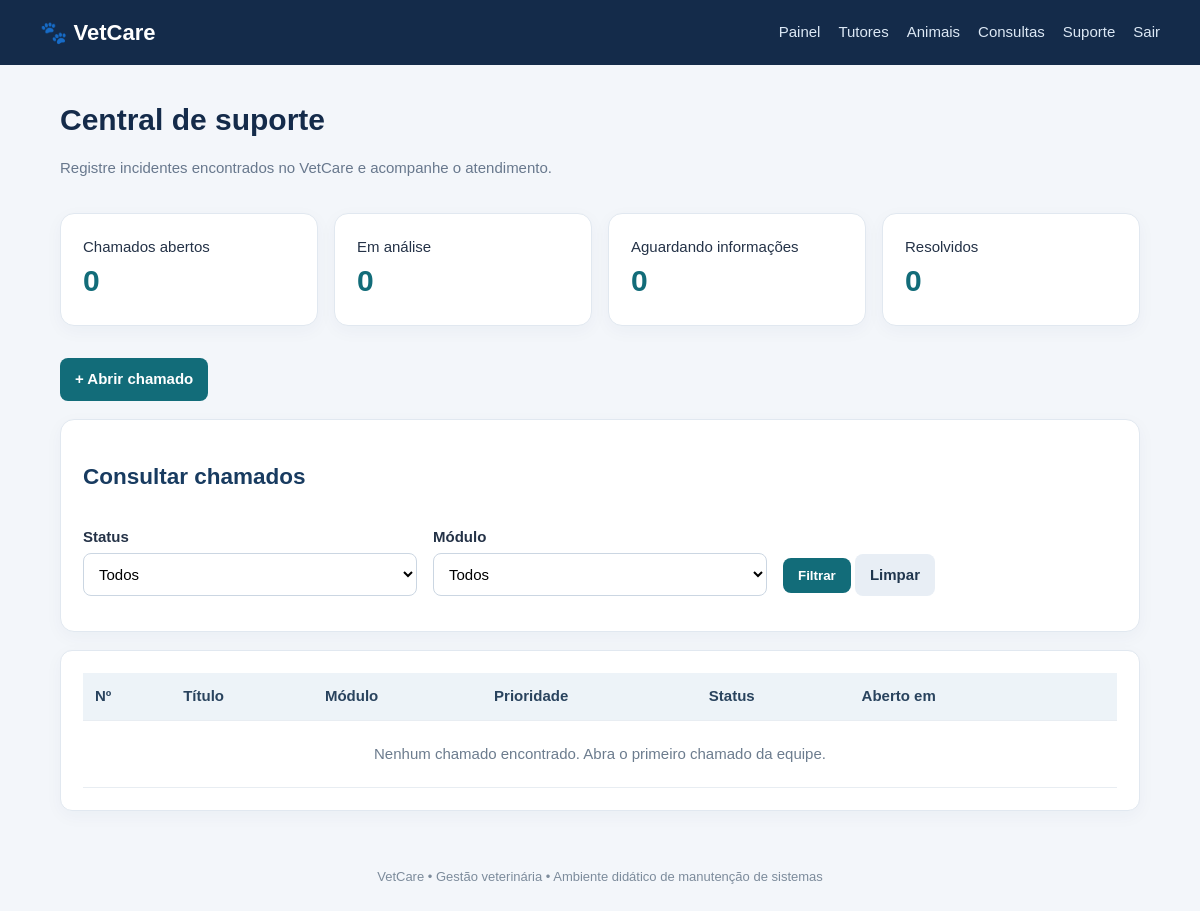
The app's page /chamados/index.php (signed in), older data.
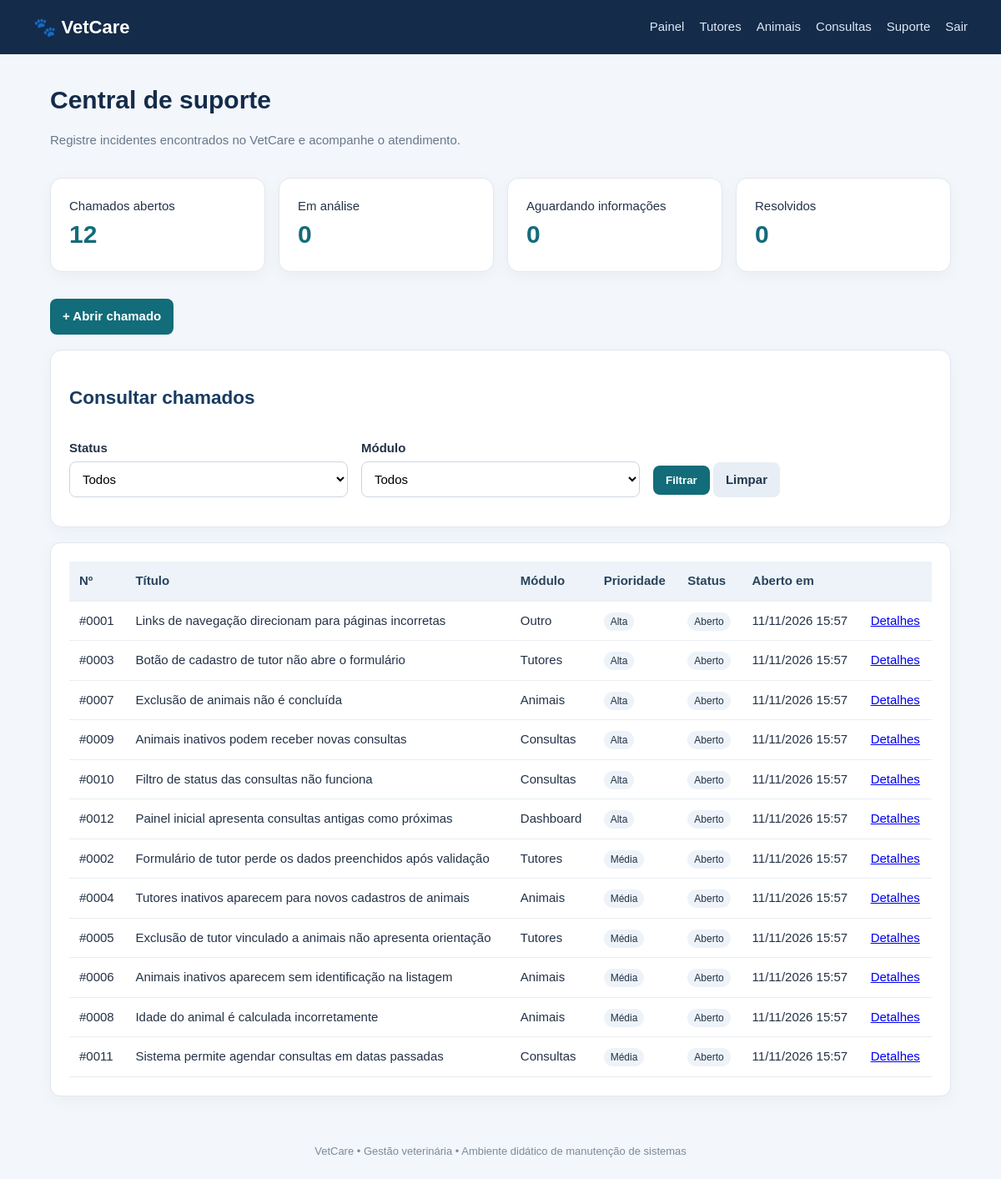
The same page, newer data.
### tables this page shows
CREATE TABLE chamados (
  id INT AUTO_INCREMENT PRIMARY KEY,
  titulo VARCHAR(160) NOT NULL,
  modulo VARCHAR(60) NOT NULL,
  solicitante VARCHAR(120) NOT NULL,
  equipe VARCHAR(100),
  descricao TEXT NOT NULL,
  passos TEXT NOT NULL,
  resultado_esperado TEXT NOT NULL,
  resultado_obtido TEXT NOT NULL,
  severidade ENUM('Baixa','Média','Alta','Crítica') NOT NULL DEFAULT 'Média',
  prioridade ENUM('Baixa','Média','Alta','Urgente') NOT NULL DEFAULT 'Média',
  status ENUM('Aberto','Em análise','Aguardando informações','Resolvido','Fechado') NOT NULL DEFAULT 'Aberto',
  responsavel VARCHAR(120),
  criado_em TIMESTAMP DEFAULT CURRENT_TIMESTAMP,
  atualizado_em TIMESTAMP DEFAULT CURRENT_TIMESTAMP ON UPDATE CURRENT_TIMESTAMP
);

### chamados/index.php (the view, shortened to what this page needs)
<?php
require_once __DIR__.'/../config/database.php';require_once __DIR__.'/../config/auth.php';exigirLogin();
$sql="SELECT * FROM chamados WHERE 1=1";$params=[];
$sql.=" ORDER BY FIELD(prioridade,'Urgente','Alta','Média','Baixa'), criado_em DESC";
$stmt=$pdo->prepare($sql);$stmt->execute($params);$rows=$stmt->fetchAll();
$counts=$pdo->query("SELECT status,COUNT(*) total FROM chamados GROUP BY status")->fetchAll(PDO::FETCH_KEY_PAIR);
include __DIR__.'/../includes/header.php';
?>
<h1>Central de suporte</h1>
<p class="muted">Registre incidentes encontrados no VetCare e acompanhe o atendimento.</p>
<div class="grid">
 <div class="stat"><span>Chamados abertos</span><strong><?= (int)($counts['Aberto']??0) ?></strong></div>
 <div class="stat"><span>Em análise</span><strong><?= (int)($counts['Em análise']??0) ?></strong></div>
 <div class="stat"><span>Aguardando informações</span><strong><?= (int)($counts['Aguardando informações']??0) ?></strong></div>
 <div class="stat"><span>Resolvidos</span><strong><?= (int)($counts['Resolvido']??0) ?></strong></div>
</div>
<div class="actions"><a class="btn" href="novo.php">+ Abrir chamado</a></div>
<section class="panel">
<h2>Consultar chamados</h2>
<form method="get" class="grid">
 <div class="field"><label>Status</label><select name="status"><option value="">Todos</option></select></div>
 <div class="field"><label>Módulo</label><select name="modulo"><option value="">Todos</option></select></div>
 <div class="field" style="align-self:end"><button>Filtrar</button> <a class="btn secondary" href="index.php">Limpar</a></div>
</form></section>
<section class="panel table-wrap"><table>
<tr><th>Nº</th><th>Título</th><th>Módulo</th><th>Prioridade</th><th>Status</th><th>Aberto em</th><th></th></tr>
<?php if(!$rows):?><tr><td colspan="7" class="empty">Nenhum chamado encontrado. Abra o primeiro chamado da equipe.</td></tr><?php endif;?>
<?php foreach($rows as $r):?><tr>
<td>#<?=str_pad($r['id'],4,'0',STR_PAD_LEFT)?></td><td><?=htmlspecialchars($r['titulo'])?></td><td><?=htmlspecialchars($r['modulo'])?></td><td><span class="tag"><?=htmlspecialchars($r['prioridade'])?></span></td><td><span class="tag"><?=htmlspecialchars($r['status'])?></span></td><td><?=date('d/m/Y H:i',strtotime($r['criado_em']))?></td><td><a href="ver.php?id=<?=$r['id']?>">Detalhes</a></td>
</tr><?php endforeach;?>
</table></section>
<?php include __DIR__.'/../includes/footer.php';?>

### includes/header.php (shortened to what this page needs)
<!doctype html>
<html lang="pt-br">
<head>
<link rel="stylesheet" href="/vetcare_manutencao_djeniffer/assets/style.css">
</head>
<body>
<header class="topbar">
  <a class="brand" href="/vetcare_manutencao_djeniffer/index.php">🐾 VetCare</a>
  <nav>
    <?php if (!empty($_SESSION['usuario_id'])): ?>
      <a href= "/vetcare_manutencao_djeniffer/index.php">Painel</a>
      <a href="/vetcare_manutencao_djeniffer/tutores/index.php">Tutores</a>
      <a href="/vetcare_manutencao_djeniffer/animais/index.php">Animais</a>
      <a href="/vetcare_manutencao_djeniffer/consultas/index.php">Consultas</a>
      <a href="/vetcare_manutencao_djeniffer/chamados/index.php">Suporte</a>
      <a href="/vetcare_manutencao_djeniffer/logout.php">Sair</a>
    <?php endif; ?>
  </nav>
</header>
<main class="container">

### includes/footer.php
</main>
<footer>VetCare • Gestão veterinária • Ambiente didático de manutenção de sistemas</footer>
</body></html>

### assets/style.css (style rules this page uses)
* { box-sizing:border-box }
body { margin:0;background:#f3f6fa;color:#243247;font:15px/1.5 Arial,sans-serif }
.topbar { background:#142b4a;color:#fff;padding:16px max(22px,calc((100% - 1120px)/2));display:flex;align-items:center;justify-content:space-between;gap:20px;flex-wrap:wrap }
.brand { font-size:22px;font-weight:800;color:#fff;text-decoration:none }
.topbar nav { display:flex;gap:18px;flex-wrap:wrap }
.topbar nav a { color:#dce8f5;text-decoration:none }
.container { max-width:1120px;margin:32px auto;padding:0 20px;min-height:75vh }
h1 { margin:0 0 8px;color:#142b4a }
h2 { color:#183b60 }
.muted { color:#68788d }
.panel,.stat,.login-box { background:white;border:1px solid #e1e8f0;border-radius:14px;padding:22px;box-shadow:0 5px 18px #203c5b0a;margin:18px 0 }
.grid { display:grid;grid-template-columns:repeat(auto-fit,minmax(210px,1fr));gap:16px }
.stat strong { font-size:30px;display:block;color:#126c79 }
.actions { display:flex;gap:8px;flex-wrap:wrap;margin:14px 0 }
.btn,button { display:inline-block;border:0;border-radius:8px;padding:10px 15px;background:#126c79;color:white;text-decoration:none;cursor:pointer;font-weight:700 }
.btn.secondary { background:#e8eef5;color:#20364e }
form .field { margin:13px 0 }
label { display:block;font-weight:700;margin-bottom:5px }
input,select,textarea { width:100%;padding:11px;border:1px solid #cbd6e2;border-radius:8px;font:inherit;background:#fff }
table { width:100%;border-collapse:collapse;background:white }
th,td { text-align:left;padding:12px;border-bottom:1px solid #e8edf2 }
th { background:#edf3f8;color:#29435e }
.table-wrap { overflow-x:auto;border-radius:12px }
.tag { padding:4px 8px;border-radius:20px;background:#edf3f8;font-size:12px }
footer { text-align:center;color:#7c8b9b;padding:24px;font-size:13px }
.empty { padding:22px;text-align:center;color:#6c7c8e }

Row changes from the older to the newer data that the page shows:
added chamados: id "0001", titulo "Links de navegação direcionam para páginas incorretas", modulo "Outro", prioridade "Alta", status "Aberto", criado_em "11/11/2026 15:57"
added chamados: id "0003", titulo "Botão de cadastro de tutor não abre o formulário", modulo "Tutores", prioridade "Alta", status "Aberto", criado_em "11/11/2026 15:57"
added chamados: id "0007", titulo "Exclusão de animais não é concluída", modulo "Animais", prioridade "Alta", status "Aberto", criado_em "11/11/2026 15:57"
added chamados: id "0009", titulo "Animais inativos podem receber novas consultas", modulo "Consultas", prioridade "Alta", status "Aberto", criado_em "11/11/2026 15:57"
added chamados: id "0010", titulo "Filtro de status das consultas não funciona", modulo "Consultas", prioridade "Alta", status "Aberto", criado_em "11/11/2026 15:57"
added chamados: id "0012", titulo "Painel inicial apresenta consultas antigas como próximas", modulo "Dashboard", prioridade "Alta", status "Aberto", criado_em "11/11/2026 15:57"
added chamados: id "0002", titulo "Formulário de tutor perde os dados preenchidos após validação", modulo "Tutores", prioridade "Média", status "Aberto", criado_em "11/11/2026 15:57"
added chamados: id "0004", titulo "Tutores inativos aparecem para novos cadastros de animais", modulo "Animais", prioridade "Média", status "Aberto", criado_em "11/11/2026 15:57"
added chamados: id "0005", titulo "Exclusão de tutor vinculado a animais não apresenta orientação", modulo "Tutores", prioridade "Média", status "Aberto", criado_em "11/11/2026 15:57"
added chamados: id "0006", titulo "Animais inativos aparecem sem identificação na listagem", modulo "Animais", prioridade "Média", status "Aberto", criado_em "11/11/2026 15:57"
added chamados: id "0008", titulo "Idade do animal é calculada incorretamente", modulo "Animais", prioridade "Média", status "Aberto", criado_em "11/11/2026 15:57"
added chamados: id "0011", titulo "Sistema permite agendar consultas em datas passadas", modulo "Consultas", prioridade "Média", status "Aberto", criado_em "11/11/2026 15:57"
Text that changed along with them:
$counts['Aberto']: "0" → "12"
text no longer shown: "Nenhum chamado encontrado. Abra o primeiro chamado da equipe."
